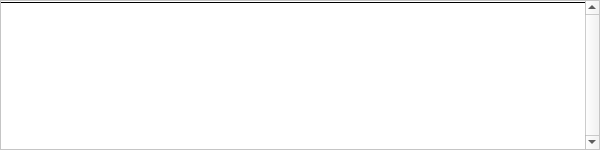
<?xml version="1.0" encoding="UTF-8"?>
<ui version="4.0">
 <class>UnTech::GuiQt::MetaSprite::MetaSprite::TilesetDock</class>
 <widget class="QDockWidget" name="UnTech::GuiQt::MetaSprite::MetaSprite::TilesetDock">
  <property name="geometry">
   <rect>
    <x>0</x>
    <y>0</y>
    <width>600</width>
    <height>150</height>
   </rect>
  </property>
  <property name="features">
   <set>QDockWidget::DockWidgetMovable</set>
  </property>
  <property name="windowTitle">
   <string>Tileset</string>
  </property>
  <widget class="QScrollArea" name="scrollArea">
   <property name="sizePolicy">
    <sizepolicy hsizetype="MinimumExpanding" vsizetype="MinimumExpanding">
     <horstretch>0</horstretch>
     <verstretch>0</verstretch>
    </sizepolicy>
   </property>
   <property name="palette">
    <palette>
     <active>
      <colorrole role="Base">
       <brush brushstyle="SolidPattern">
        <color alpha="255">
         <red>255</red>
         <green>255</green>
         <blue>255</blue>
        </color>
       </brush>
      </colorrole>
      <colorrole role="Window">
       <brush brushstyle="SolidPattern">
        <color alpha="255">
         <red>255</red>
         <green>255</green>
         <blue>255</blue>
        </color>
       </brush>
      </colorrole>
     </active>
     <inactive>
      <colorrole role="Base">
       <brush brushstyle="SolidPattern">
        <color alpha="255">
         <red>255</red>
         <green>255</green>
         <blue>255</blue>
        </color>
       </brush>
      </colorrole>
      <colorrole role="Window">
       <brush brushstyle="SolidPattern">
        <color alpha="255">
         <red>255</red>
         <green>255</green>
         <blue>255</blue>
        </color>
       </brush>
      </colorrole>
     </inactive>
     <disabled>
      <colorrole role="Base">
       <brush brushstyle="SolidPattern">
        <color alpha="255">
         <red>255</red>
         <green>255</green>
         <blue>255</blue>
        </color>
       </brush>
      </colorrole>
      <colorrole role="Window">
       <brush brushstyle="SolidPattern">
        <color alpha="255">
         <red>255</red>
         <green>255</green>
         <blue>255</blue>
        </color>
       </brush>
      </colorrole>
     </disabled>
    </palette>
   </property>
   <property name="verticalScrollBarPolicy">
    <enum>Qt::ScrollBarAlwaysOn</enum>
   </property>
   <property name="horizontalScrollBarPolicy">
    <enum>Qt::ScrollBarAlwaysOff</enum>
   </property>
   <property name="widgetResizable">
    <bool>true</bool>
   </property>
   <widget class="QWidget" name="scrollAreaContents">
    <property name="geometry">
     <rect>
      <x>0</x>
      <y>0</y>
      <width>584</width>
      <height>129</height>
     </rect>
    </property>
    <layout class="QVBoxLayout" name="scrollAreaLayout">
     <property name="spacing">
      <number>0</number>
     </property>
     <property name="leftMargin">
      <number>0</number>
     </property>
     <property name="topMargin">
      <number>0</number>
     </property>
     <property name="rightMargin">
      <number>0</number>
     </property>
     <property name="bottomMargin">
      <number>0</number>
     </property>
     <item>
      <widget class="PixmapGridWidget" name="smallTileset" native="true"/>
     </item>
     <item>
      <widget class="Line" name="line">
       <property name="frameShadow">
        <enum>QFrame::Plain</enum>
       </property>
       <property name="orientation">
        <enum>Qt::Horizontal</enum>
       </property>
      </widget>
     </item>
     <item>
      <widget class="PixmapGridWidget" name="largeTileset" native="true"/>
     </item>
     <item>
      <spacer name="verticalSpacer">
       <property name="orientation">
        <enum>Qt::Vertical</enum>
       </property>
       <property name="sizeHint" stdset="0">
        <size>
         <width>0</width>
         <height>0</height>
        </size>
       </property>
      </spacer>
     </item>
    </layout>
   </widget>
  </widget>
 </widget>
 <customwidgets>
  <customwidget>
   <class>PixmapGridWidget</class>
   <extends>QWidget</extends>
   <header>gui-qt/common/widgets/pixmapgridwidget.h</header>
   <container>1</container>
  </customwidget>
 </customwidgets>
 <resources/>
 <connections/>
</ui>
